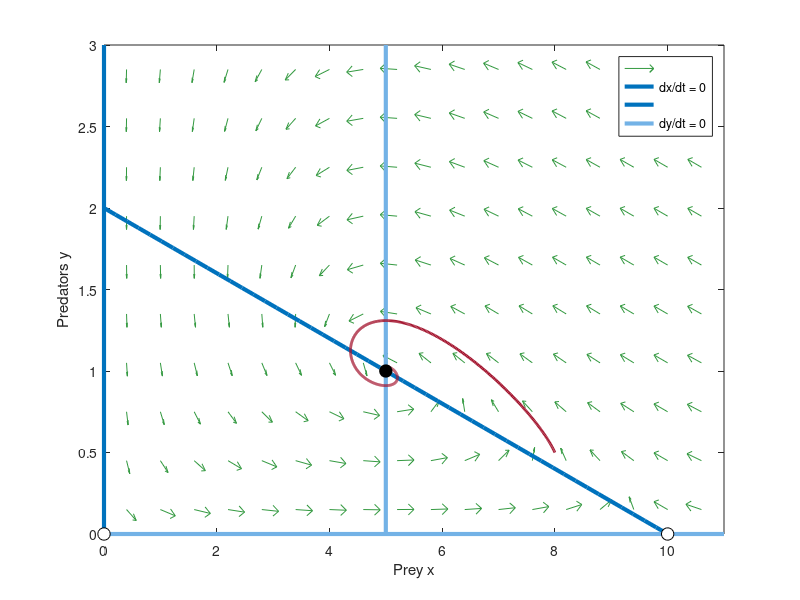

Here is the MATLAB script that generated this plot:
% Fig. 4.17: Nullclines of the predator-prey model (book, Section 4.4, Eq. 4.2)
% x-nullclines: x = 0 and y = (r/c)(1 - x/K);  y-nullclines: y = 0 and x = e/d;  plus direction field and solution
% (c) 2026 Philipp Kügler · Program for the book "Dynamical Systems in the Life Sciences" · MIT License (see LICENSE)
r = 1; K = 10; c = 0.5; d = 0.2; e = 1;
f = @(t, z) [r * (1 - z(1) / K) * z(1) - c * z(1) * z(2); d * z(1) * z(2) - e * z(2)];
opt = odeset('RelTol', 1e-9, 'AbsTol', 1e-11);
[X, Y] = meshgrid(linspace(0.4, 10.6, 18), linspace(0.15, 2.85, 10));
U = (r * (1 - X / K) .* X - c * X .* Y) / 11; V = (d * X .* Y - e * Y) / 3; L = sqrt(U.^2 + V.^2);
quiver(X, Y, U ./ L * 0.3, V ./ L * 0.3 * 3 / 11, 0, 'Color', [0.2 0.6 0.25]); hold on
xs = linspace(0, 10, 50);
plot(xs, r / c * (1 - xs / K), 'Color', [0 0.447 0.741], 'LineWidth', 3);
plot([0 0], [0 3], 'Color', [0 0.447 0.741], 'LineWidth', 3);
plot([e / d e / d], [0 3], 'Color', [0.45 0.70 0.90], 'LineWidth', 3);
plot([0 11], [0 0], 'Color', [0.45 0.70 0.90], 'LineWidth', 3);
[t, z] = ode45(f, linspace(0, 40, 2001), [8; 0.5], opt);
plot(z(:, 1), z(:, 2), 'Color', [0.64 0.08 0.18], 'LineWidth', 2);
% Jacobian matrix at the coexistence state (5, 1) and its eigenvalues
xs_ = e / d; ys_ = r / c * (1 - e / (d * K));
J = [r * (1 - 2 * xs_ / K) - c * ys_, -c * xs_; d * ys_, d * xs_ - e];
lam = eig(J); lam = sortrows([imag(lam) real(lam)]);
fprintf('coexistence (%g, %g): trace %g, det %g, eigenvalues %s\n', xs_, ys_, trace(J), det(J), sprintf('%.3f%+.3fi  ', lam(:, [2 1])'));
plot([0 10], [0 0], 'ko', 'MarkerFaceColor', 'w', 'MarkerSize', 9); plot(5, 1, 'ko', 'MarkerFaceColor', 'k', 'MarkerSize', 9); hold off
xlim([0 11]); ylim([0 3]); xlabel('Prey x'); ylabel('Predators y');
legend('', 'dx/dt = 0', '', 'dy/dt = 0', 'Location', 'northeast');
